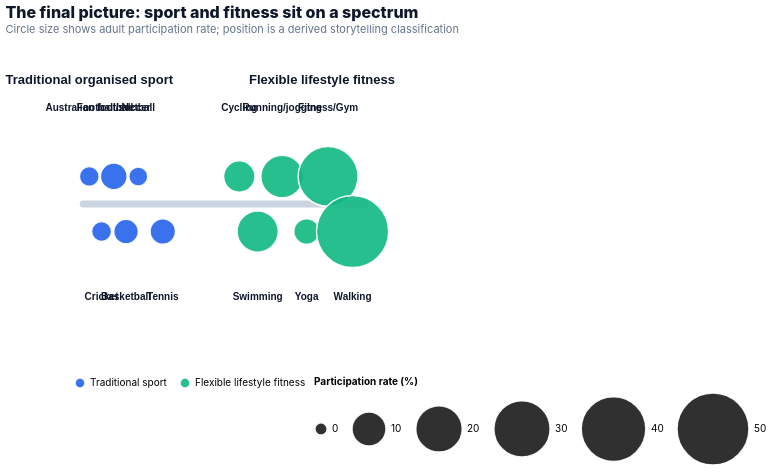

Here is the Vega-Lite specification saved for this chart:
### Vega-Lite specification from a JSON file in a GitHub repository (floating-point values rounded to 4 significant figures)
{"$schema": "https://vega.github.io/schema/vega-lite/v5.json", "background": "transparent", "config": {"view": {"stroke": null}, "axis": {"labelFont": "Inter, Arial, sans-serif", "titleFont": "Inter, Arial, sans-serif", "labelColor": "#334155", "titleColor": "#0f172a", "gridColor": "#e8edf4", "domainColor": "#cbd5e1", "tickColor": "#cbd5e1", "labelFontSize": 11, "titleFontSize": 11, "titlePadding": 10}, "legend": {"labelFont": "Inter, Arial, sans-serif", "titleFont": "Inter, Arial, sans-serif", "orient": "bottom", "labelLimit": 180, "labelFontSize": 10, "titleFontSize": 10, "symbolType": "circle"}, "title": {"font": "Inter, Arial, sans-serif", "fontSize": 16, "fontWeight": 800, "subtitleFont": "Inter, Arial, sans-serif", "subtitleFontSize": 11, "anchor": "start", "color": "#0f172a", "subtitleColor": "#64748b", "offset": 14}, "bar": {"cornerRadiusEnd": 5}, "range": {"category": ["#0f766e", "#2563eb", "#f59e0b", "#db2777", "#8b5cf6", "#14b8a6", "#64748b"]}}, "title": {"text": "The final picture: sport and fitness sit on a spectrum", "subtitle": "Circle size shows adult participation rate; position is a derived storytelling classification"}, "width": "container", "height": 310, "layer": [{"data": {"values": [{"x": 0.8, "y": 1.0, "order": 1}, {"x": 10.0, "y": 1.0, "order": 2}]}, "mark": {"type": "line", "stroke": "#cbd5e1", "strokeWidth": 7, "strokeCap": "round"}, "encoding": {"x": {"field": "x", "type": "quantitative", "scale": {"domain": [0.5, 10.3]}, "axis": null}, "y": {"field": "y", "type": "quantitative", "scale": {"domain": [0.55, 1.45]}, "axis": null}, "order": {"field": "order", "type": "quantitative"}}}, {"data": {"values": [{"x": 1.0, "y": 1.36, "label": "Traditional organised sport"}, {"x": 8.6, "y": 1.36, "label": "Flexible lifestyle fitness"}]}, "mark": {"type": "text", "fontSize": 13, "fontWeight": 900, "color": "#0f172a"}, "encoding": {"x": {"field": "x", "type": "quantitative", "scale": {"domain": [0.5, 10.3]}, "axis": null}, "y": {"field": "y", "type": "quantitative", "scale": {"domain": [0.55, 1.45]}, "axis": null}, "text": {"field": "label"}}}, {"data": {"values": [{"activity": "Australian football", "spectrum_score": 1.0, "participation_rate_pct": 2.42, "estimated_participants": 547129, "side": "Traditional sport", "spectrum_y": 1.08, "label_y": 1.28}, {"activity": "Cricket", "spectrum_score": 1.4, "participation_rate_pct": 2.49, "estimated_participants": 563967, "side": "Traditional sport", "spectrum_y": 0.92, "label_y": 0.73}, {"activity": "Football/soccer", "spectrum_score": 1.8, "participation_rate_pct": 5.62, "estimated_participants": 1273027, "side": "Traditional sport", "spectrum_y": 1.08, "label_y": 1.28}, {"activity": "Basketball", "spectrum_score": 2.2, "participation_rate_pct": 4.53, "estimated_participants": 1024360, "side": "Traditional sport", "spectrum_y": 0.92, "label_y": 0.73}, {"activity": "Netball", "spectrum_score": 2.6, "participation_rate_pct": 2.11, "estimated_participants": 476973, "side": "Traditional sport", "spectrum_y": 1.08, "label_y": 1.28}, {"activity": "Tennis", "spectrum_score": 3.4, "participation_rate_pct": 4.94, "estimated_participants": 1118407, "side": "Traditional sport", "spectrum_y": 0.92, "label_y": 0.73}, {"activity": "Cycling", "spectrum_score": 5.9, "participation_rate_pct": 8.29, "estimated_participants": 1877339, "side": "Flexible lifestyle fitness", "spectrum_y": 1.08, "label_y": 1.28}, {"activity": "Swimming", "spectrum_score": 6.5, "participation_rate_pct": 15.39, "estimated_participants": 3483472, "side": "Flexible lifestyle fitness", "spectrum_y": 0.92, "label_y": 0.73}, {"activity": "Running/jogging", "spectrum_score": 7.3, "participation_rate_pct": 16.53, "estimated_participants": 3740484, "side": "Flexible lifestyle fitness", "spectrum_y": 1.08, "label_y": 1.28}, {"activity": "Yoga", "spectrum_score": 8.1, "participation_rate_pct": 5.07, "estimated_participants": 1148005, "side": "Flexible lifestyle fitness", "spectrum_y": 0.92, "label_y": 0.73}, {"activity": "Fitness/Gym", "spectrum_score": 8.8, "participation_rate_pct": 34.1, "estimated_participants": 7719043, "side": "Flexible lifestyle fitness", "spectrum_y": 1.08, "label_y": 1.28}, {"activity": "Walking", "spectrum_score": 9.6, "participation_rate_pct": 50.2, "estimated_participants": 11363621, "side": "Flexible lifestyle fitness", "spectrum_y": 0.92, "label_y": 0.73}]}, "mark": {"type": "circle", "opacity": 0.9, "stroke": "#fff", "strokeWidth": 1.5, "tooltip": true}, "encoding": {"x": {"field": "spectrum_score", "type": "quantitative", "scale": {"domain": [0.5, 10.3]}, "axis": null}, "y": {"field": "spectrum_y", "type": "quantitative", "scale": {"domain": [0.55, 1.45]}, "axis": null}, "size": {"field": "participation_rate_pct", "type": "quantitative", "title": "Participation rate (%)", "scale": {"range": [150, 5200]}}, "color": {"field": "side", "type": "nominal", "title": null, "scale": {"domain": ["Traditional sport", "Flexible lifestyle fitness"], "range": ["#2563eb", "#10b981"]}}, "tooltip": [{"field": "activity", "title": "Activity"}, {"field": "side", "title": "Type"}, {"field": "participation_rate_pct", "title": "Participation rate (%)", "format": ".1f"}, {"field": "estimated_participants", "title": "Estimated adult participants", "format": ","}]}}, {"data": {"values": [{"activity": "Australian football", "spectrum_score": 1.0, "participation_rate_pct": 2.42, "estimated_participants": 547129, "side": "Traditional sport", "spectrum_y": 1.08, "label_y": 1.28}, {"activity": "Cricket", "spectrum_score": 1.4, "participation_rate_pct": 2.49, "estimated_participants": 563967, "side": "Traditional sport", "spectrum_y": 0.92, "label_y": 0.73}, {"activity": "Football/soccer", "spectrum_score": 1.8, "participation_rate_pct": 5.62, "estimated_participants": 1273027, "side": "Traditional sport", "spectrum_y": 1.08, "label_y": 1.28}, {"activity": "Basketball", "spectrum_score": 2.2, "participation_rate_pct": 4.53, "estimated_participants": 1024360, "side": "Traditional sport", "spectrum_y": 0.92, "label_y": 0.73}, {"activity": "Netball", "spectrum_score": 2.6, "participation_rate_pct": 2.11, "estimated_participants": 476973, "side": "Traditional sport", "spectrum_y": 1.08, "label_y": 1.28}, {"activity": "Tennis", "spectrum_score": 3.4, "participation_rate_pct": 4.94, "estimated_participants": 1118407, "side": "Traditional sport", "spectrum_y": 0.92, "label_y": 0.73}, {"activity": "Cycling", "spectrum_score": 5.9, "participation_rate_pct": 8.29, "estimated_participants": 1877339, "side": "Flexible lifestyle fitness", "spectrum_y": 1.08, "label_y": 1.28}, {"activity": "Swimming", "spectrum_score": 6.5, "participation_rate_pct": 15.39, "estimated_participants": 3483472, "side": "Flexible lifestyle fitness", "spectrum_y": 0.92, "label_y": 0.73}, {"activity": "Running/jogging", "spectrum_score": 7.3, "participation_rate_pct": 16.53, "estimated_participants": 3740484, "side": "Flexible lifestyle fitness", "spectrum_y": 1.08, "label_y": 1.28}, {"activity": "Yoga", "spectrum_score": 8.1, "participation_rate_pct": 5.07, "estimated_participants": 1148005, "side": "Flexible lifestyle fitness", "spectrum_y": 0.92, "label_y": 0.73}, {"activity": "Fitness/Gym", "spectrum_score": 8.8, "participation_rate_pct": 34.1, "estimated_participants": 7719043, "side": "Flexible lifestyle fitness", "spectrum_y": 1.08, "label_y": 1.28}, {"activity": "Walking", "spectrum_score": 9.6, "participation_rate_pct": 50.2, "estimated_participants": 11363621, "side": "Flexible lifestyle fitness", "spectrum_y": 0.92, "label_y": 0.73}]}, "mark": {"type": "text", "fontSize": 10, "fontWeight": 700, "color": "#0f172a"}, "encoding": {"x": {"field": "spectrum_score", "type": "quantitative", "scale": {"domain": [0.5, 10.3]}, "axis": null}, "y": {"field": "label_y", "type": "quantitative", "scale": {"domain": [0.55, 1.45]}, "axis": null}, "text": {"field": "activity"}}}]}
